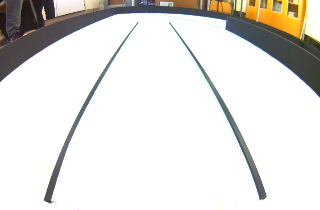
#> input picture src/Work/Bilder_machen/Bilder/Weg_vor_auto_04.01.2025.png, 320 x 210 px, found by its file name
$ python MaskeVorAuto.py
#> lines starting #> are read from the running program, lines starting #| are printed output that depends on the picture; after the words box and inside, x2 and y2 are one past the last pixel; in counts of white or black regions, pixels touching at a corner belong together
# import opencv
import cv2 as cv

# Loading images
img1 = cv.imread("/home/pi/FE_2025/Work/Bilder_machen/Bilder/Weg_vor_auto_04.01.2025.png")
#> img1 is the input picture: shape (210, 320, 3); mean B, G, R 220.3, 223.7, 225.3
img2 = cv.imread("/home/pi/FE_2025/Work/Bilder_machen/Bilder/Weg_Maske1.png")
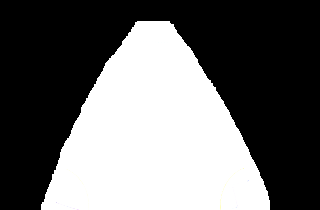
#> input picture src/Weg_Maske1.png, 320 x 210 px, found by its file name
#> img2 is the input picture: shape (210, 320, 3); mean B, G, R 104.7, 104.8, 104.8

# We want to put the logo on the top-left corner, so we create ROI
rows, cols, channels = img2.shape
#> rows = 210; cols = 320; channels = 3
roi = img1[0:rows, 0:cols]

# Now create a mask of the logo and create its inverse mask, also
img2gray = cv.cvtColor(img2, cv.COLOR_BGR2GRAY)
ret, mask = cv.threshold(img2gray, 10, 255, cv.THRESH_BINARY)
#> mask: shape (210, 320); 41.1% white; 1 white region, box (x1, y1, x2, y2) and area: (41, 21, 270, 210) 27610
mask_inv = cv.bitwise_not(mask)
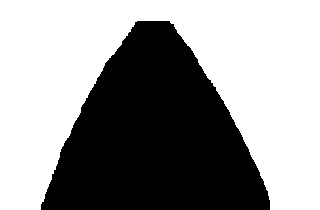
#> mask_inv: shape (210, 320); 58.9% white; 1 black region, box (x1, y1, x2, y2) and area: (41, 21, 270, 210) 27610

# Now black out the area of the logo in ROI
img1_bg = cv.bitwise_and(roi, roi, mask=mask_inv)
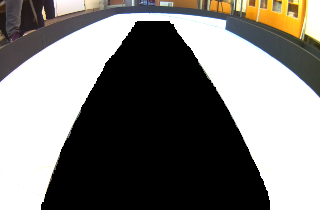
#> img1_bg: shape (210, 320, 3); mean B, G, R 119, 122.5, 124.5

# Take only the region of the logo from the logo image.
img2_fg = cv.bitwise_and(img2, img2, mask=mask)

# Put logo in ROI and modify the main image
dst = cv.add(img1_bg, img2_fg)
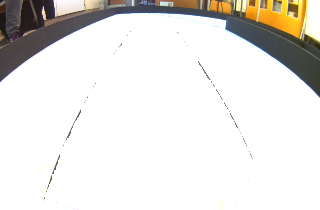
#> dst: shape (210, 320, 3); mean B, G, R 223.8, 227.2, 229.3
img1[0:rows, 0:cols] = dst

cv.imshow("mask", mask)
cv.imshow("inv_mask", mask_inv)
cv.imshow("img1_bg", img1_bg)
cv.imshow("img2_fg", img2_fg)
cv.imshow("Final image", img1)
cv.waitKey(0)
cv.destroyAllWindows()
